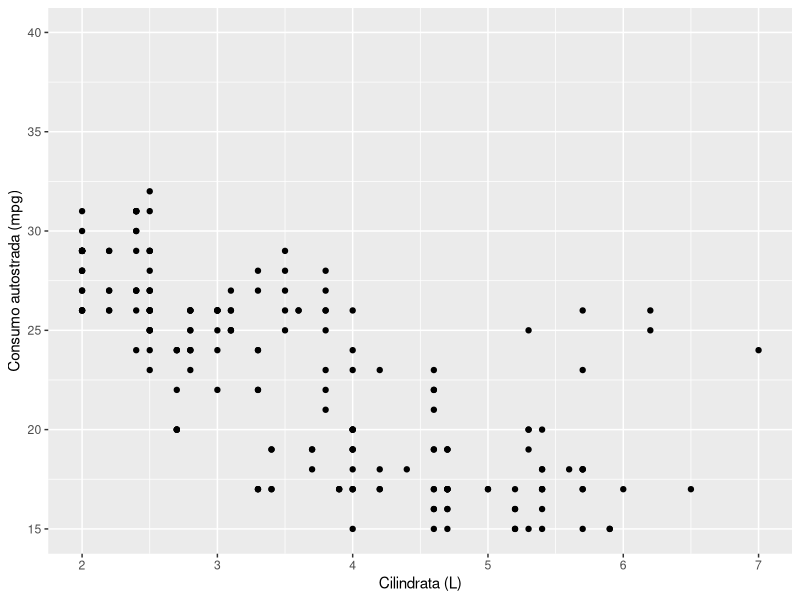
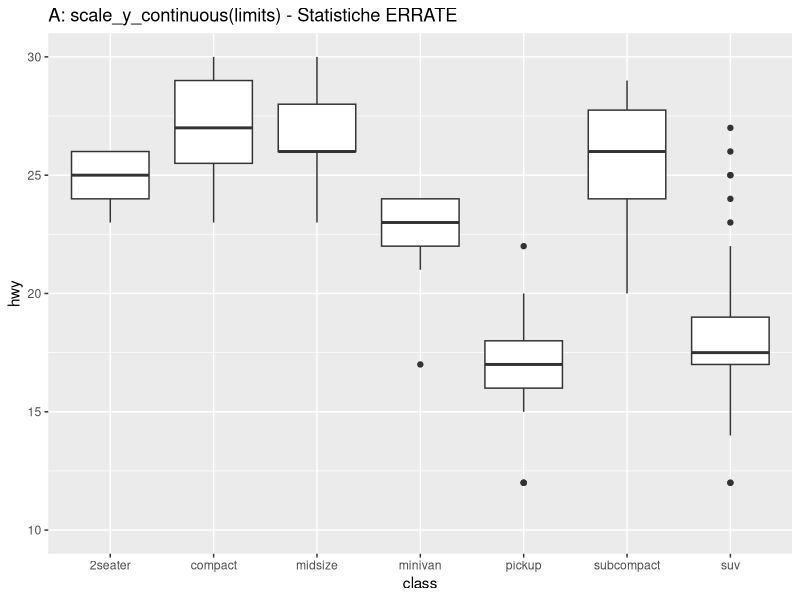
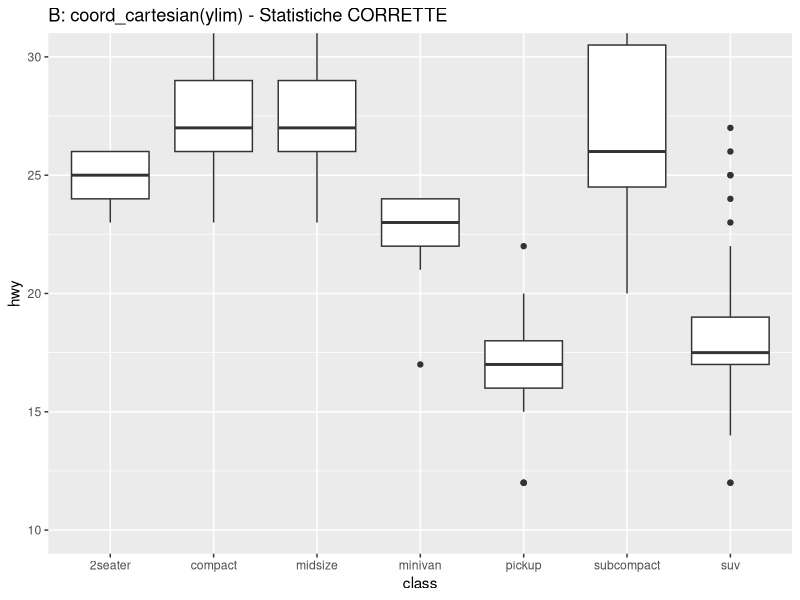
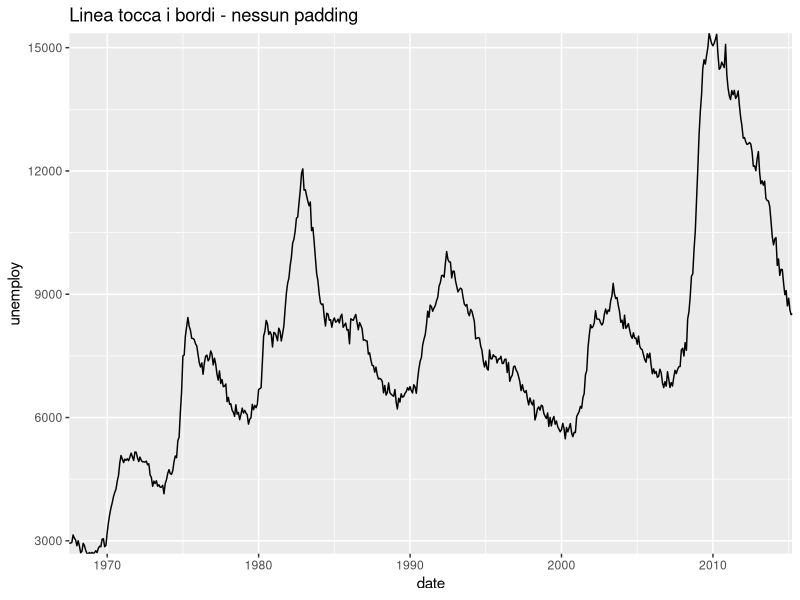
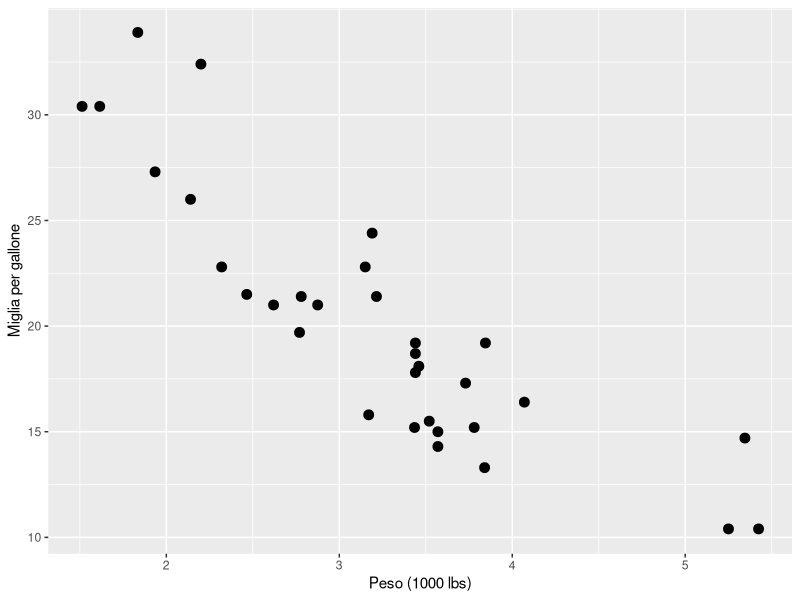
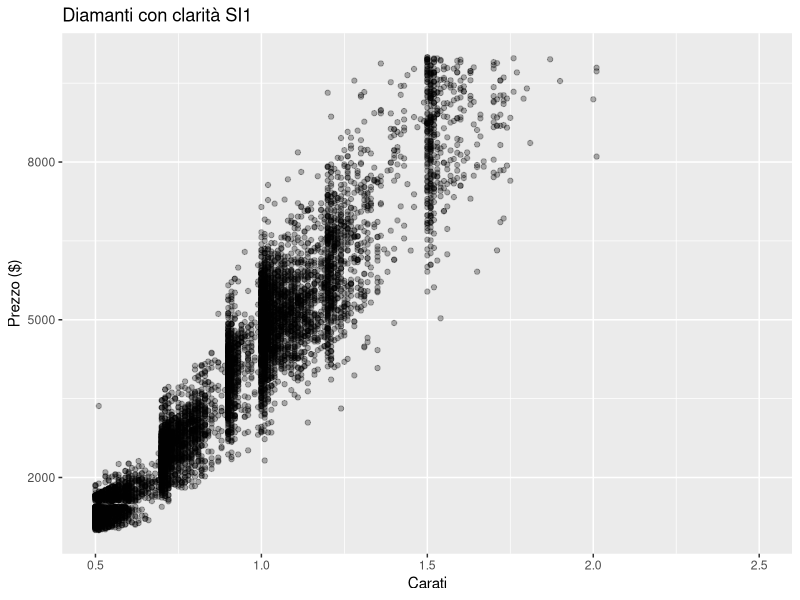
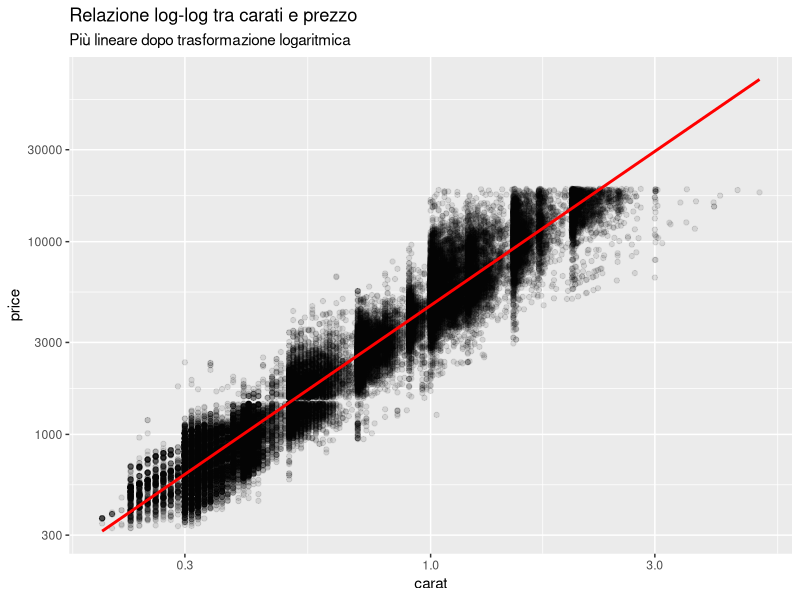
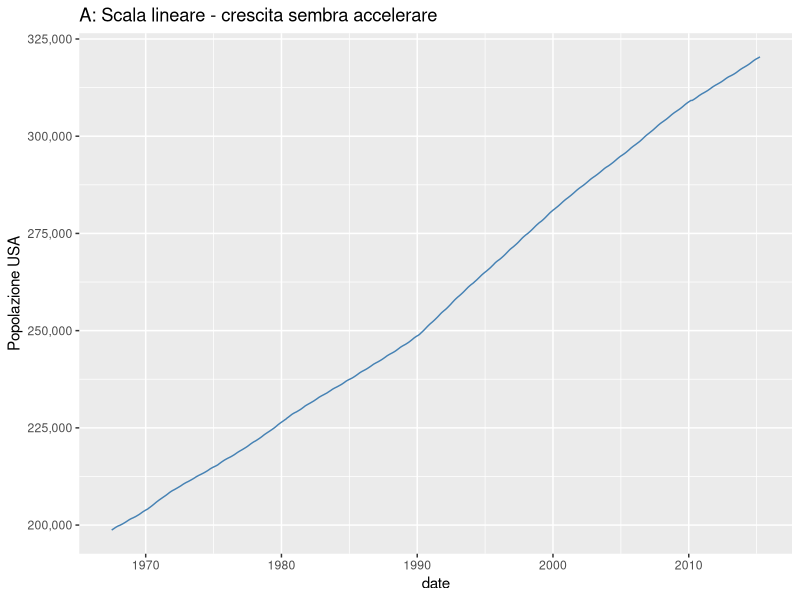

Write R code to recreate these figures, in order.
# ============================================================================
# SCALE E TRASFORMAZIONI - SOLUZIONI
# ============================================================================
# Corso: REVELO Training - Data Viz 2025
# Modulo: 08 - Scale e Trasformazioni
# ============================================================================

# Setup -------------------------------------------------------------------
library(ggplot2)
library(scales)
library(dplyr)

data(mpg)
data(diamonds)
data(economics)
data(mtcars)

# ============================================================================
# PARTE 1: SCALE CONTINUE (5 esercizi)
# ============================================================================

## Esercizio 1.1: Limiti e Breaks ------------------------------------
# Obiettivo: Creare scatter plot mpg con assi personalizzati
#
# Dataset: mpg
# Visualizzazione: scatter plot (displ vs hwy)
# Richieste:
# - Limita asse x tra 2 e 7
# - Imposta breaks ogni 1 unità sull'asse x
# - Limita asse y tra 15 e 40
# - Aggiungi titoli agli assi: "Cilindrata (L)" e "Consumo autostrada (mpg)"

## Soluzione 1.1: Limiti e Breaks ------------------------------------
ggplot(mpg, aes(x = displ, y = hwy)) +
  geom_point() +
  scale_x_continuous(
    name = "Cilindrata (L)",
    limits = c(2, 7),
    breaks = seq(2, 7, 1)
  ) +
  scale_y_continuous(
    name = "Consumo autostrada (mpg)",
    limits = c(15, 40)
  )

# Note: limits rimuove dati fuori range (warning). Per zoom, usa coord_cartesian()


## Esercizio 1.2: coord_cartesian vs limits --------------------------
# Obiettivo: Comprendere la differenza tra zoom e filtraggio
#
# Dataset: mpg
# Visualizzazione: boxplot (class vs hwy)
# Richieste:
# - Crea DUE grafici identici tranne che per i limiti y
# - Grafico A: usa scale_y_continuous(limits = c(10, 30))
# - Grafico B: usa coord_cartesian(ylim = c(10, 30))
# - Osserva: quale ha statistiche corrette?

## Soluzione 1.2: coord_cartesian vs limits --------------------------
# Grafico A (scale limits - SBAGLIATO per statistiche):
ggplot(mpg, aes(x = class, y = hwy)) +
  geom_boxplot() +
  scale_y_continuous(limits = c(10, 30)) +
  labs(title = "A: scale_y_continuous(limits) - Statistiche ERRATE")

# Grafico B (coord zoom - CORRETTO):
ggplot(mpg, aes(x = class, y = hwy)) +
  geom_boxplot() +
  coord_cartesian(ylim = c(10, 30)) +
  labs(title = "B: coord_cartesian(ylim) - Statistiche CORRETTE")

# Spiegazione:
# - Grafico A: dati > 30 vengono RIMOSSI prima del calcolo delle statistiche
#   Quindi mediane, quartili, outliers sono calcolati su dati filtrati
# - Grafico B: tutti i dati sono MANTENUTI per le statistiche, solo zoom visivo
#   Statistiche corrette, alcuni punti non visibili ma contano nel calcolo
#
# REGOLA: Quasi sempre usa coord_cartesian() per limitare visualizzazione!


## Esercizio 1.3: Expand e Padding -----------------------------------
# Obiettivo: Controllare lo spazio ai bordi degli assi
#
# Dataset: economics
# Visualizzazione: line plot (date vs unemploy)
# Richieste:
# - Rimuovi completamente il padding su entrambi gli assi
#   (usa expansion(mult = c(0, 0)))
# - Nota come le linee toccano i bordi

## Soluzione 1.3: Expand e Padding -----------------------------------
ggplot(economics, aes(x = date, y = unemploy)) +
  geom_line() +
  scale_x_date(expand = expansion(mult = c(0, 0))) +
  scale_y_continuous(expand = expansion(mult = c(0, 0))) +
  labs(title = "Linea tocca i bordi - nessun padding")

# Note: expansion(mult = c(0, 0)) rimuove padding
# expansion(mult = c(0.05, 0.05)) aggiunge 5% ai bordi (default varia)
# expansion(add = c(0, 30)) aggiunge unità fisse


## Esercizio 1.4: Breaks Custom --------------------------------------
# Obiettivo: Definire posizioni specifiche per i tick marks
#
# Dataset: mtcars
# Visualizzazione: scatter plot (wt vs mpg)
# Richieste:
# - Imposta breaks sull'asse x a: 2, 3, 4, 5
# - Imposta breaks sull'asse y ogni 5 unità (10, 15, 20, 25, 30)
# - Aggiungi titoli descrittivi

## Soluzione 1.4: Breaks Custom --------------------------------------
ggplot(mtcars, aes(x = wt, y = mpg)) +
  geom_point(size = 3) +
  scale_x_continuous(
    name = "Peso (1000 lbs)",
    breaks = c(2, 3, 4, 5)
  ) +
  scale_y_continuous(
    name = "Miglia per gallone",
    breaks = seq(10, 30, 5)
  )

# Note: breaks controlla dove appaiono tick marks e numeri
# Può essere vettore numerico o funzione


## Esercizio 1.5: Combinare Controlli --------------------------------
# Obiettivo: Usare più parametri insieme
#
# Dataset: diamonds (filtra solo clarity == "SI1")
# Visualizzazione: scatter plot (carat vs price)
# Richieste:
# - Limiti x: 0.5 a 2.5
# - Breaks x: ogni 0.5
# - Limiti y: 1000 a 10000
# - Breaks y: 2000, 5000, 8000
# - Nomi assi: "Carati" e "Prezzo ($)"

## Soluzione 1.5: Combinare Controlli --------------------------------
diamonds_si1 <- filter(diamonds, clarity == "SI1")

ggplot(diamonds_si1, aes(x = carat, y = price)) +
  geom_point(alpha = 0.3) +
  scale_x_continuous(
    name = "Carati",
    limits = c(0.5, 2.5),
    breaks = seq(0.5, 2.5, 0.5)
  ) +
  scale_y_continuous(
    name = "Prezzo ($)",
    limits = c(1000, 10000),
    breaks = c(2000, 5000, 8000)
  ) +
  labs(title = "Diamanti con clarità SI1")

# Note: Combinare limits, breaks, labels offre controllo completo


# ============================================================================
# PARTE 2: TRASFORMAZIONI (5 esercizi)
# ============================================================================

## Esercizio 2.1: Trasformazione Log10 -------------------------------
# Obiettivo: Applicare scala logaritmica
#
# Dataset: diamonds
# Visualizzazione: scatter plot (carat vs price) con smooth
# Richieste:
# - Applica scale_x_log10() e scale_y_log10()
# - Aggiungi geom_smooth(method = "lm")
# - Riduci alpha dei punti a 0.1
# - Osserva: relazione più lineare?

## Soluzione 2.1: Trasformazione Log10 -------------------------------
ggplot(diamonds, aes(x = carat, y = price)) +
  geom_point(alpha = 0.1) +
  geom_smooth(method = "lm", color = "red", se = FALSE) +
  scale_x_log10() +
  scale_y_log10() +
  labs(title = "Relazione log-log tra carati e prezzo",
       subtitle = "Più lineare dopo trasformazione logaritmica")

# Note: In scala log, relazione power-law (y = x^b) diventa lineare
# log(y) = b * log(x) + c
# geom_smooth è calcolato su dati log-trasformati


## Esercizio 2.2: Log vs Linear --------------------------------------
# Obiettivo: Confrontare scala log vs lineare
#
# Dataset: economics
# Visualizzazione: DUE line plots (date vs pop)
# Richieste:
# - Grafico A: scala y lineare
# - Grafico B: scala y log10
# - Osserva: quale mostra meglio il trend di crescita?

## Soluzione 2.2: Log vs Linear --------------------------------------
# Grafico A (lineare):
ggplot(economics, aes(x = date, y = pop)) +
  geom_line(color = "steelblue") +
  scale_y_continuous(labels = comma) +
  labs(title = "A: Scala lineare - crescita sembra accelerare",
       y = "Popolazione USA")

# Grafico B (log):
ggplot(economics, aes(x = date, y = pop)) +
  geom_line(color = "steelblue") +
  scale_y_log10(labels = comma) +
  labs(title = "B: Scala log10 - crescita costante in %",
       y = "Popolazione USA (scala log)")

# Spiegazione:
# - Lineare: crescita assoluta sembra accelerare
# - Log: crescita percentuale costante appare lineare
# Usa log quando interessa tasso di crescita relativo


## Esercizio 2.3: Trasformazione Sqrt --------------------------------
# Obiettivo: Usare trasformazione radice quadrata
#
# Dataset: diamonds
# Visualizzazione: histogram (price)
# Richieste:
# - Crea histogram con bins = 50
# - Applica scale_y_sqrt() all'asse dei conteggi
# - Osserva: distribuzione più simmetrica?

## Soluzione 2.3: Trasformazione Sqrt --------------------------------
ggplot(diamonds, aes(x = price)) +
  geom_histogram(bins = 50, fill = "steelblue", color = "white") +
  scale_y_sqrt() +
  labs(title = "Distribuzione prezzi con scala sqrt sui conteggi",
       subtitle = "Evidenzia meglio code della distribuzione",
       y = "Conteggio (scala sqrt)")

# Note: sqrt comprime differenze grandi, espande piccole
# Utile per conteggi con grande range


## Esercizio 2.4: Reverse Scale --------------------------------------
# Obiettivo: Invertire direzione asse
#
# Dataset: mtcars
# Visualizzazione: bar plot orizzontale (reorder(rownames, mpg) vs mpg)
# Richieste:
# - Crea bar plot con geom_col()
# - Usa coord_flip() per renderlo orizzontale
# - Applica scale_y_reverse() per invertire ordine
# - Utile per ranking dal migliore al peggiore

## Soluzione 2.4: Reverse Scale --------------------------------------
mtcars_named <- mtcars %>% mutate(car = rownames(mtcars))

ggplot(mtcars_named, aes(x = reorder(car, mpg), y = mpg)) +
  geom_col(fill = "steelblue") +
  coord_flip() +
  scale_y_reverse() +
  labs(title = "Automobili ordinate per consumo (peggiore in alto)",
       x = NULL,
       y = "Miglia per gallone")

# Note: scale_y_reverse() inverte direzione
# Utile per ranking, profondità, o convenzioni specifiche


## Esercizio 2.5: Trasformazione con Breaks Custom -------------------
# Obiettivo: Combinare trasformazione e breaks personalizzati
#
# Dataset: diamonds
# Visualizzazione: scatter plot (carat vs price)
# Richieste:
# - Applica scale_y_log10()
# - Imposta breaks a: 500, 1000, 2000, 5000, 10000, 20000
# - Usa labels = scales::dollar per formattare
# - Aggiungi alpha = 0.2 ai punti

## Soluzione 2.5: Trasformazione con Breaks Custom -------------------
ggplot(diamonds, aes(x = carat, y = price)) +
  geom_point(alpha = 0.2, color = "steelblue") +
  scale_y_log10(
    breaks = c(500, 1000, 2000, 5000, 10000, 20000),
    labels = dollar
  ) +
  labs(title = "Prezzo vs Carati (scala log con breaks custom)",
       x = "Carati",
       y = "Prezzo")

# Note: Anche con trasformazione, puoi controllare breaks
# Labels formattati con scales::dollar


# ============================================================================
# PARTE 3: SCALE COLORE DISCRETE (5 esercizi)
# ============================================================================

## Esercizio 3.1: ColorBrewer Qualitative ----------------------------
# Obiettivo: Usare palette ColorBrewer
#
# Dataset: mpg
# Visualizzazione: scatter plot (displ vs hwy, color = class)
# Richieste:
# - Usa scale_color_brewer(palette = "Set1")
# - Aggiungi titolo legenda: "Tipo di auto"
# - Aumenta size punti a 3

## Soluzione 3.1: ColorBrewer Qualitative ----------------------------
ggplot(mpg, aes(x = displ, y = hwy, color = class)) +
  geom_point(size = 3) +
  scale_color_brewer(
    palette = "Set1",
    name = "Tipo di auto"
  ) +
  labs(title = "Consumo per tipo di auto",
       subtitle = "Palette ColorBrewer Set1")

# Note: Set1 progettata per categorie qualitative
# Max 9 colori distinguibili


## Esercizio 3.2: Viridis Discrete -----------------------------------
# Obiettivo: Usare palette viridis per categorie
#
# Dataset: mpg
# Visualizzazione: boxplot (class vs hwy, fill = class)
# Richieste:
# - Usa scale_fill_viridis_d(option = "D")
# - Rimuovi la legenda (guide = "none")
# - Osserva: colori distinguibili?

## Soluzione 3.2: Viridis Discrete -----------------------------------
ggplot(mpg, aes(x = class, y = hwy, fill = class)) +
  geom_boxplot(show.legend = FALSE) +
  scale_fill_viridis_d(option = "D") +
  labs(title = "Consumo per categoria (palette viridis)",
       x = "Categoria",
       y = "Miglia per gallone (autostrada)")

# Note: Viridis D (default) è colorblind-safe
# option = "E" (cividis) è ancora migliore per daltonici


## Esercizio 3.3: Manual Colors --------------------------------------
# Obiettivo: Definire colori manualmente
#
# Dataset: mpg (filtra solo drv in c("f", "r", "4"))
# Visualizzazione: bar plot (class, fill = drv)
# Richieste:
# - Definisci colori: "f" = "#E41A1C", "r" = "#377EB8", "4" = "#4DAF4A"
# - Usa scale_fill_manual(values = ...)
# - Aggiungi labels: "f" = "Trazione anteriore", "r" = "Posteriore", "4" = "4x4"

## Soluzione 3.3: Manual Colors --------------------------------------
mpg_drv <- filter(mpg, drv %in% c("f", "r", "4"))

ggplot(mpg_drv, aes(x = class, fill = drv)) +
  geom_bar(position = "dodge") +
  scale_fill_manual(
    name = "Trazione",
    values = c("f" = "#E41A1C", "r" = "#377EB8", "4" = "#4DAF4A"),
    labels = c("f" = "Trazione anteriore", "r" = "Posteriore", "4" = "4x4")
  ) +
  labs(title = "Distribuzione tipi di trazione per categoria")

# Note: Manual permette controllo completo
# Utile per brand colors o standard specifici


## Esercizio 3.4: ColorBrewer con Direction --------------------------
# Obiettivo: Invertire palette
#
# Dataset: diamonds (sample 1000 righe)
# Visualizzazione: scatter plot (carat vs price, color = cut)
# Richieste:
# - Usa scale_color_brewer(palette = "Spectral", direction = -1)
# - Aggiungi alpha = 0.6
# - Osserva differenza tra direction = 1 e -1

## Soluzione 3.4: ColorBrewer con Direction --------------------------
diamonds_sample <- sample_n(diamonds, 1000)

ggplot(diamonds_sample, aes(x = carat, y = price, color = cut)) +
  geom_point(alpha = 0.6, size = 2) +
  scale_color_brewer(
    palette = "Spectral",
    direction = -1,
    name = "Taglio"
  ) +
  labs(title = "Palette Spectral invertita (direction = -1)")

# Note: direction = -1 inverte ordine colori
# Spectral è diverging, va da rosso a blu (o viceversa)


## Esercizio 3.5: Consistenza Color e Fill ---------------------------
# Obiettivo: Usare stessa palette per color e fill
#
# Dataset: mpg
# Visualizzazione: boxplot (class vs hwy, fill = class) con outliers colorati
# Richieste:
# - geom_boxplot con outlier.color = class mappato
# - scale_fill_brewer(palette = "Set2")
# - scale_color_brewer(palette = "Set2")
# - Osserva: consistenza visiva

## Soluzione 3.5: Consistenza Color e Fill ---------------------------
ggplot(mpg, aes(x = class, y = hwy)) +
  geom_boxplot(aes(fill = class, color = class), outlier.size = 2) +
  scale_fill_brewer(palette = "Set2", name = "Categoria") +
  scale_color_brewer(palette = "Set2", name = "Categoria") +
  labs(title = "Consistenza tra fill e color",
       subtitle = "Stessa palette per riempimento e bordi")

# Note: Quando color e fill mappano stessa variabile, usa stessa palette
# Crea coerenza visiva


# ============================================================================
# PARTE 4: SCALE COLORE CONTINUE (5 esercizi)
# ============================================================================

## Esercizio 4.1: Gradient a 2 Colori --------------------------------
# Obiettivo: Creare gradient semplice
#
# Dataset: diamonds (sample 5000 righe)
# Visualizzazione: scatter plot (carat vs price, color = depth)
# Richieste:
# - Usa scale_color_gradient(low = "lightblue", high = "darkblue")
# - Aggiungi alpha = 0.5
# - Titolo legenda: "Profondità (%)"

## Soluzione 4.1: Gradient a 2 Colori --------------------------------
diamonds_sample2 <- sample_n(diamonds, 5000)

ggplot(diamonds_sample2, aes(x = carat, y = price, color = depth)) +
  geom_point(alpha = 0.5) +
  scale_color_gradient(
    low = "lightblue",
    high = "darkblue",
    name = "Profondità (%)"
  ) +
  labs(title = "Gradient semplice (2 colori)")

# Note: Gradient buono per valori sequenziali
# Non ottimale per percezione - preferisci viridis


## Esercizio 4.2: Viridis Continuous ---------------------------------
# Obiettivo: Usare viridis per valori continui
#
# Dataset: faithfuld (built-in density dataset)
# Visualizzazione: tile plot (waiting vs eruptions, fill = density)
# Richieste:
# - Usa geom_tile()
# - scale_fill_viridis_c(option = "C") # plasma
# - Osserva: percezione uniforme dei valori

## Soluzione 4.2: Viridis Continuous ---------------------------------
data(faithfuld)

ggplot(faithfuld, aes(x = waiting, y = eruptions, fill = density)) +
  geom_tile() +
  scale_fill_viridis_c(option = "C", name = "Densità") +
  labs(title = "Old Faithful - Densità 2D",
       subtitle = "Palette Viridis (plasma)",
       x = "Tempo di attesa (min)",
       y = "Durata eruzione (min)")

# Note: Viridis eccellente per heatmaps
# Perceptually uniform - differenze di colore = differenze di valore


## Esercizio 4.3: Diverging Scale (Gradient2) ------------------------
# Obiettivo: Usare scala divergente con midpoint
#
# Dataset: mtcars (centra mpg sottraendo la media)
# Visualizzazione: bar plot (rownames vs mpg_centered, fill = mpg_centered)
# Richieste:
# - Calcola mpg_centered = mpg - mean(mpg)
# - Usa scale_fill_gradient2(low = "red", mid = "white", high = "blue", midpoint = 0)
# - Mostra deviazioni dalla media

## Soluzione 4.3: Diverging Scale (Gradient2) ------------------------
mtcars_centered <- mtcars %>% 
  mutate(car = rownames(mtcars),
         mpg_centered = mpg - mean(mpg))

ggplot(mtcars_centered, aes(x = reorder(car, mpg_centered), y = mpg_centered, fill = mpg_centered)) +
  geom_col() +
  scale_fill_gradient2(
    low = "red",
    mid = "white",
    high = "blue",
    midpoint = 0,
    name = "Deviazione\ndalla media"
  ) +
  coord_flip() +
  labs(title = "Consumo auto: deviazioni dalla media",
       subtitle = "Rosso = sotto media, Blu = sopra media",
       x = NULL,
       y = "MPG (centrato)")

# Note: gradient2 perfetto per valori con punto centrale significativo
# Zero, media, o valore di riferimento


## Esercizio 4.4: Gradientn (Multiple Colors) ------------------------
# Obiettivo: Creare gradient con più colori
#
# Dataset: diamonds (sample 5000)
# Visualizzazione: scatter plot (carat vs price, color = price)
# Richieste:
# - Usa scale_color_gradientn(colors = c("blue", "cyan", "yellow", "orange", "red"))
# - Aggiungi alpha = 0.6
# - Osserva: transizioni tra colori

## Soluzione 4.4: Gradientn (Multiple Colors) ------------------------
ggplot(sample_n(diamonds, 5000), aes(x = carat, y = price, color = price)) +
  geom_point(alpha = 0.6) +
  scale_color_gradientn(
    colors = c("blue", "cyan", "yellow", "orange", "red"),
    name = "Prezzo ($)"
  ) +
  labs(title = "Gradient con 5 colori",
       subtitle = "Da blu a rosso passando per cyan-yellow-orange")

# Note: gradientn per transizioni multi-colore
# Non sempre percettivamente uniforme - usa con cautela


## Esercizio 4.5: Limiti e Breaks per Colori -------------------------
# Obiettivo: Controllare range di colori
#
# Dataset: diamonds
# Visualizzazione: scatter plot (carat vs price, color = price)
# Richieste:
# - Usa scale_color_viridis_c()
# - Limita scala colori a price tra 2000 e 15000
# - Imposta breaks a: 2000, 5000, 10000, 15000
# - Usa labels = scales::dollar

## Soluzione 4.5: Limiti e Breaks per Colori -------------------------
ggplot(diamonds, aes(x = carat, y = price, color = price)) +
  geom_point(alpha = 0.3) +
  scale_color_viridis_c(
    limits = c(2000, 15000),
    breaks = c(2000, 5000, 10000, 15000),
    labels = dollar,
    name = "Prezzo"
  ) +
  labs(title = "Scala colori con limiti e breaks custom")

# Note: limits su scala colori funziona come su altre scale
# Valori fuori limite diventano NA (grigi)


# ============================================================================
# PARTE 5: SCALE DIMENSIONE E FORMA (5 esercizi)
# ============================================================================

## Esercizio 5.1: Size vs Size_Area ----------------------------------
# Obiettivo: Confrontare scaling radius vs area
#
# Dataset: mtcars
# Visualizzazione: DUE scatter plots (wt vs mpg, size = hp)
# Richieste:
# - Grafico A: scale_size(range = c(1, 15))
# - Grafico B: scale_size_area(max_size = 15)
# - Osserva: quale rappresenta meglio i valori?

## Soluzione 5.1: Size vs Size_Area ----------------------------------
# Grafico A (radius scaling - SBAGLIATO):
ggplot(mtcars, aes(x = wt, y = mpg, size = hp)) +
  geom_point(alpha = 0.6, color = "steelblue") +
  scale_size(range = c(1, 15), name = "Cavalli") +
  labs(title = "A: scale_size (radius) - Grandi sembrano TROPPO grandi")

# Grafico B (area scaling - CORRETTO):
ggplot(mtcars, aes(x = wt, y = mpg, size = hp)) +
  geom_point(alpha = 0.6, color = "steelblue") +
  scale_size_area(max_size = 15, name = "Cavalli") +
  labs(title = "B: scale_size_area - Percezione corretta")

# Spiegazione:
# - scale_size: mappa valori → radius. Raddoppiando valore, radius × 2, ma area × 4!
# - scale_size_area: mappa valori → area. Raddoppiando valore, area × 2. CORRETTO.
# Occhio percepisce area, non radius → sempre usa scale_size_area()


## Esercizio 5.2: Size_Area con Zero ---------------------------------
# Obiettivo: Verificare che zero → zero area
#
# Dataset: crea dataset custom con alcuni valori a zero
# Visualizzazione: scatter plot con size
# Richieste:
# - Crea data con x, y, size (alcuni size = 0)
# - Usa scale_size_area()
# - Verifica che punti con size = 0 siano invisibili

## Soluzione 5.2: Size_Area con Zero ---------------------------------
data_with_zeros <- data.frame(
  x = 1:10,
  y = 1:10,
  size_val = c(0, 5, 10, 0, 15, 20, 0, 25, 30, 35)
)

ggplot(data_with_zeros, aes(x = x, y = y, size = size_val)) +
  geom_point(color = "steelblue", alpha = 0.7) +
  scale_size_area(max_size = 15, name = "Valore") +
  labs(title = "scale_size_area con valori zero",
       subtitle = "Zero → zero area (punti invisibili)")

# Note: scale_size_area garantisce che 0 → 0 area
# scale_size potrebbe dare punto piccolo ma visibile anche per zero


## Esercizio 5.3: Shape Manual ---------------------------------------
# Obiettivo: Assegnare forme manualmente
#
# Dataset: mpg (filtra solo 4 categorie di class)
# Visualizzazione: scatter plot (displ vs hwy, shape = class)
# Richieste:
# - Filtra class in c("compact", "suv", "midsize", "pickup")
# - Usa scale_shape_manual(values = c(16, 17, 15, 18))
# - Aumenta size = 3

## Soluzione 5.3: Shape Manual ---------------------------------------
mpg_4class <- filter(mpg, class %in% c("compact", "suv", "midsize", "pickup"))

ggplot(mpg_4class, aes(x = displ, y = hwy, shape = class)) +
  geom_point(size = 3, color = "steelblue") +
  scale_shape_manual(
    values = c(16, 17, 15, 18),
    name = "Categoria"
  ) +
  labs(title = "Forme personalizzate per 4 categorie")

# Note: Shape numbers: 16=cerchio, 17=triangolo, 15=quadrato, 18=diamante
# Max 6 forme distinguibili - oltre, usa color


## Esercizio 5.4: Filled Shapes (21-25) ------------------------------
# Obiettivo: Usare forme con bordo + riempimento
#
# Dataset: iris
# Visualizzazione: scatter plot (Sepal.Length vs Sepal.Width, shape e fill = Species)
# Richieste:
# - Usa scale_shape_manual(values = c(21, 22, 23))
# - Usa scale_fill_brewer(palette = "Set1")
# - Aggiungi color = "black" e size = 3 in geom_point()

## Soluzione 5.4: Filled Shapes (21-25) ------------------------------
ggplot(iris, aes(x = Sepal.Length, y = Sepal.Width, shape = Species, fill = Species)) +
  geom_point(size = 3, color = "black") +
  scale_shape_manual(values = c(21, 22, 23), name = "Specie") +
  scale_fill_brewer(palette = "Set1", name = "Specie") +
  labs(title = "Forme filled (21-25)",
       subtitle = "Bordo nero, riempimento colorato")

# Note: Shape 21-25 hanno bordo (color) + riempimento (fill) separati
# Permette controllo più fine


## Esercizio 5.5: Combinare Size e Color -----------------------------
# Obiettivo: Mappare 3 variabili (x, y, size, color)
#
# Dataset: mtcars
# Visualizzazione: scatter plot (wt vs mpg, size = hp, color = cyl)
# Richieste:
# - Usa scale_size_area(max_size = 10)
# - Converti cyl a factor
# - Usa scale_color_viridis_d()
# - Osserva: troppe informazioni?

## Soluzione 5.5: Combinare Size e Color -----------------------------
ggplot(mtcars, aes(x = wt, y = mpg, size = hp, color = factor(cyl))) +
  geom_point(alpha = 0.7) +
  scale_size_area(max_size = 10, name = "Cavalli") +
  scale_color_viridis_d(name = "Cilindri") +
  labs(title = "Tre variabili: peso, consumo, cavalli, cilindri",
       subtitle = "Size = hp, Color = cyl",
       x = "Peso (1000 lbs)",
       y = "Miglia per gallone")

# Note: Possibile mappare multiple variabili, ma rischio overload
# Max 3-4 estetiche → leggibilità


# ============================================================================
# PARTE 6: FORMATTAZIONE AVANZATA (5 esercizi)
# ============================================================================

## Esercizio 6.1: Formattazione Numeri -------------------------------
# Obiettivo: Usare scales::comma e number_format
#
# Dataset: economics
# Visualizzazione: line plot (date vs pop)
# Richieste:
# - Usa scale_y_continuous(labels = scales::comma)
# - Aggiungi titolo asse y: "Popolazione USA"
# - Osserva: separatori di migliaia

## Soluzione 6.1: Formattazione Numeri -------------------------------
ggplot(economics, aes(x = date, y = pop)) +
  geom_line(color = "steelblue", size = 1) +
  scale_y_continuous(
    labels = comma,
    name = "Popolazione USA"
  ) +
  labs(title = "Crescita popolazione USA",
       subtitle = "Labels con separatori di migliaia")

# Note: scales::comma aggiunge separatori (1,000,000)
# Per formato Europeo: number_format(big.mark = ".", decimal.mark = ",")


## Esercizio 6.2: Formattazione Percentuali --------------------------
# Obiettivo: Formattare valori come percentuali
#
# Dataset: crea data con proporzioni
# Visualizzazione: bar plot
# Richieste:
# - Crea data con categorie e proporzioni (0-1)
# - Usa scale_y_continuous(labels = scales::percent)
# - Osserva: conversione automatica × 100

## Soluzione 6.2: Formattazione Percentuali --------------------------
data_prop <- data.frame(
  category = c("A", "B", "C", "D"),
  proportion = c(0.15, 0.32, 0.28, 0.25)
)

ggplot(data_prop, aes(x = category, y = proportion)) +
  geom_col(fill = "steelblue") +
  scale_y_continuous(
    labels = percent,
    name = "Percentuale"
  ) +
  labs(title = "Distribuzione per categoria",
       subtitle = "Labels automaticamente × 100 e formattate")

# Note: scales::percent moltiplica automaticamente × 100 e aggiunge %
# Per dati già in percentuale (0-100): percent_format(scale = 1)


## Esercizio 6.3: Formattazione Valuta -------------------------------
# Obiettivo: Formattare come valuta
#
# Dataset: diamonds (media price per cut)
# Visualizzazione: bar plot
# Richieste:
# - Calcola media di price per cut
# - Usa scale_y_continuous(labels = scales::dollar)
# - Per Euro: usa dollar_format(prefix = "€ ")

## Soluzione 6.3: Formattazione Valuta -------------------------------
diamonds_avg <- diamonds %>%
  group_by(cut) %>%
  summarise(avg_price = mean(price))

# Con Dollar:
ggplot(diamonds_avg, aes(x = cut, y = avg_price)) +
  geom_col(fill = "steelblue") +
  scale_y_continuous(
    labels = dollar,
    name = "Prezzo medio"
  ) +
  labs(title = "Prezzo medio per taglio (Dollar)")

# Con Euro:
ggplot(diamonds_avg, aes(x = cut, y = avg_price)) +
  geom_col(fill = "steelblue") +
  scale_y_continuous(
    labels = dollar_format(prefix = "€ ", big.mark = ".", decimal.mark = ","),
    name = "Prezzo medio"
  ) +
  labs(title = "Prezzo medio per taglio (Euro)")

# Note: dollar_format() permette customizzazione completa
# prefix, suffix, accuracy, big.mark, decimal.mark


## Esercizio 6.4: Formattazione Date ---------------------------------
# Obiettivo: Formattare etichette date
#
# Dataset: economics
# Visualizzazione: line plot (date vs unemploy)
# Richieste:
# - Usa scale_x_date(date_labels = "%b %Y", date_breaks = "5 years")
# - Prova anche: "%Y", "%d/%m/%Y", "%B %Y"
# - Ruota etichette con theme(axis.text.x = element_text(angle = 45, hjust = 1))

## Soluzione 6.4: Formattazione Date ---------------------------------
ggplot(economics, aes(x = date, y = unemploy)) +
  geom_line(color = "steelblue", size = 1) +
  scale_x_date(
    date_labels = "%b %Y",
    date_breaks = "5 years",
    name = "Data"
  ) +
  scale_y_continuous(
    labels = comma,
    name = "Disoccupati (migliaia)"
  ) +
  theme(axis.text.x = element_text(angle = 45, hjust = 1)) +
  labs(title = "Disoccupazione USA nel tempo",
       subtitle = "Date formattate come Mese Anno")

# Note: date_labels usa formati strftime
# %Y = 2020, %y = 20, %m = 01, %b = Jan, %B = January, %d = 01
# date_breaks = "5 years", "3 months", "2 weeks", etc.


## Esercizio 6.5: Labels Custom con Funzione -------------------------
# Obiettivo: Creare formattatore personalizzato
#
# Dataset: mtcars
# Visualizzazione: scatter plot (wt vs mpg)
# Richieste:
# - Converti wt da 1000 lbs a tonnellate (× 0.5)
# - Usa scale_x_continuous(labels = ~ paste0(.x * 0.5, " ton"))
# - Aggiungi suffisso " km/L" all'asse y (mpg × 0.425)

## Soluzione 6.5: Labels Custom con Funzione -------------------------
ggplot(mtcars, aes(x = wt, y = mpg)) +
  geom_point(size = 3, color = "steelblue") +
  scale_x_continuous(
    labels = ~ paste0(.x * 0.5, " ton"),
    name = "Peso"
  ) +
  scale_y_continuous(
    labels = ~ paste0(.x * 0.425, " km/L"),
    name = "Consumo"
  ) +
  labs(title = "Conversione unità custom",
       subtitle = "1000 lbs → tonnellate, mpg → km/L")

# Note: ~ function(.x) o \(x) per lambda
# Permette trasformazioni arbitrarie
# Alternativa: function(x) paste0(x * 0.5, " ton")


# ============================================================================
# ESERCIZI BONUS: INTEGRAZIONE
# ============================================================================

## Esercizio Bonus 1: Publication-Ready Plot -------------------------
# Obiettivo: Creare grafico completo publication-ready
#
# Dataset: diamonds (sample 5000)
# Richieste:
# - Scatter plot: carat vs price, color = cut, size = depth
# - scale_x_log10() con breaks custom
# - scale_y_log10() con labels = dollar
# - scale_color_brewer(palette = "Set1")
# - scale_size_area(max_size = 5)
# - Titoli, sottotitoli, caption
# - Theme minimal

## Bonus 1: Publication-Ready Plot -----------------------------------
diamonds_sample_bonus <- sample_n(diamonds, 5000)

ggplot(diamonds_sample_bonus, aes(x = carat, y = price, color = cut, size = depth)) +
  geom_point(alpha = 0.5) +
  scale_x_log10(
    breaks = c(0.3, 0.5, 1, 2, 3, 5),
    name = "Carati (scala log)"
  ) +
  scale_y_log10(
    labels = dollar,
    breaks = c(500, 1000, 2000, 5000, 10000, 20000),
    name = "Prezzo"
  ) +
  scale_color_brewer(
    palette = "Set1",
    name = "Taglio"
  ) +
  scale_size_area(
    max_size = 5,
    name = "Profondità\n(%)"
  ) +
  labs(
    title = "Relazione tra Carati, Prezzo, Taglio e Profondità",
    subtitle = "Diamanti campione (n=5000), scale logaritmiche",
    caption = "Fonte: ggplot2::diamonds dataset"
  ) +
  theme_minimal() +
  theme(
    plot.title = element_text(face = "bold", size = 14),
    legend.position = "right"
  )

# Note: Combina tutte le best practices
# - Log scales per range ampio
# - Labels formattati
# - ColorBrewer accessibile
# - scale_size_area per percezione corretta
# - Theme pulito
# - Titoli informativi


## Esercizio Bonus 2: Confronto Scale Colori -------------------------
# Obiettivo: Confrontare diverse palette sugli stessi dati
#
# Dataset: mpg
# Richieste:
# - Crea 4 versioni dello stesso scatter plot (displ vs hwy, color = class)
# - Versione A: default
# - Versione B: scale_color_brewer(palette = "Set1")
# - Versione C: scale_color_viridis_d()
# - Versione D: scale_color_grey()
# - Quale funziona meglio per daltonici?

## Bonus 2: Confronto Scale Colori -----------------------------------
# Versione A (default):
p_base <- ggplot(mpg, aes(x = displ, y = hwy, color = class)) +
  geom_point(size = 2) +
  labs(x = "Cilindrata (L)", y = "Consumo autostrada (mpg)")

p_a <- p_base + labs(title = "A: Default (hue)")

# Versione B (ColorBrewer):
p_b <- p_base + 
  scale_color_brewer(palette = "Set1") +
  labs(title = "B: ColorBrewer Set1")

# Versione C (Viridis):
p_c <- p_base + 
  scale_color_viridis_d() +
  labs(title = "C: Viridis D")

# Versione D (Greyscale):
p_d <- p_base + 
  scale_color_grey() +
  labs(title = "D: Greyscale")

# Visualizza tutti (richiede patchwork o gridExtra):
# library(patchwork)
# (p_a | p_b) / (p_c | p_d)

p_a
p_b
p_c
p_d

# Note: Viridis C (o E - cividis) è migliore per daltonici
# Set1 buona per stampa a colori
# Grey per stampa B&W


## Esercizio Bonus 3: Multi-Scale Complex Plot -----------------------
# Obiettivo: Combinare multiple scale in un grafico complesso
#
# Dataset: economics
# Richieste:
# - Line plot: date vs unemploy
# - Secondo asse con popolazione
# - Formattazione date sull'asse x
# - Formattazione comma su assi y
# - Colori custom per le due linee
# - Legenda posizionata in basso
#
# Suggerimento: usa due geom_line() con scale diverse
# (questo è avanzato - richiede reshape dei dati o trick con sec.axis)

## Bonus 3: Multi-Scale Complex Plot ---------------------------------
# Questo richiede manipolazione dei dati
# Approccio: normalizza le due variabili su scale simili

economics_scaled <- economics %>%
  mutate(
    unemploy_scaled = (unemploy - min(unemploy)) / (max(unemploy) - min(unemploy)) * 100000 + 200000,
    pop_scaled = pop
  )

ggplot(economics_scaled, aes(x = date)) +
  geom_line(aes(y = unemploy_scaled, color = "Disoccupati"), size = 1) +
  geom_line(aes(y = pop_scaled, color = "Popolazione"), size = 1) +
  scale_x_date(
    date_labels = "%Y",
    date_breaks = "10 years"
  ) +
  scale_y_continuous(
    labels = comma,
    name = "Valori (scale diverse)"
  ) +
  scale_color_manual(
    name = "Variabile",
    values = c("Disoccupati" = "#E41A1C", "Popolazione" = "#377EB8")
  ) +
  labs(
    title = "Disoccupazione e Popolazione USA",
    subtitle = "Due variabili con scale diverse (normalizzate per visualizzazione)",
    x = "Anno"
  ) +
  theme_minimal() +
  theme(legend.position = "bottom")

# Note: Due assi y separati sono controversi (misleading)
# Meglio: normalizzare, usare facets, o grafici separati
# Se proprio necessario: sec_axis() con trasformazione esplicita


# ============================================================================
# SUMMARY - BEST PRACTICES
# ============================================================================

# 1. SCALE CONTINUE:
#    - coord_cartesian() per zoom (non limits)
#    - Breaks significativi (3-7 tick marks)
#    - Labels chiari con unità

# 2. TRASFORMAZIONI:
#    - scale_*_log10() per dati con range ampio
#    - scale_*_sqrt() per conteggi
#    - Trasformazione nella scala (non coord) per stat corrette

# 3. COLORI:
#    - ColorBrewer o Viridis (accessibili)
#    - MAI rainbow
#    - Consistenza tra color e fill

# 4. DIMENSIONE:
#    - scale_size_area() quasi sempre
#    - Max 6 shapes distinguibili

# 5. FORMATTAZIONE:
#    - Package scales per numeri, date, valuta
#    - Labels informativi
#    - Considera pubblico e contesto

# 6. GENERALE:
#    - Defaults ggplot2 spesso ottimi
#    - Modifica con scopo preciso
#    - Testa accessibilità (daltonismo, stampa B&W)
#    - Documentazione: ?scale_color_brewer, vignette("ggplot2-specs")

# ============================================================================
# FINE SOLUZIONI
# ============================================================================
